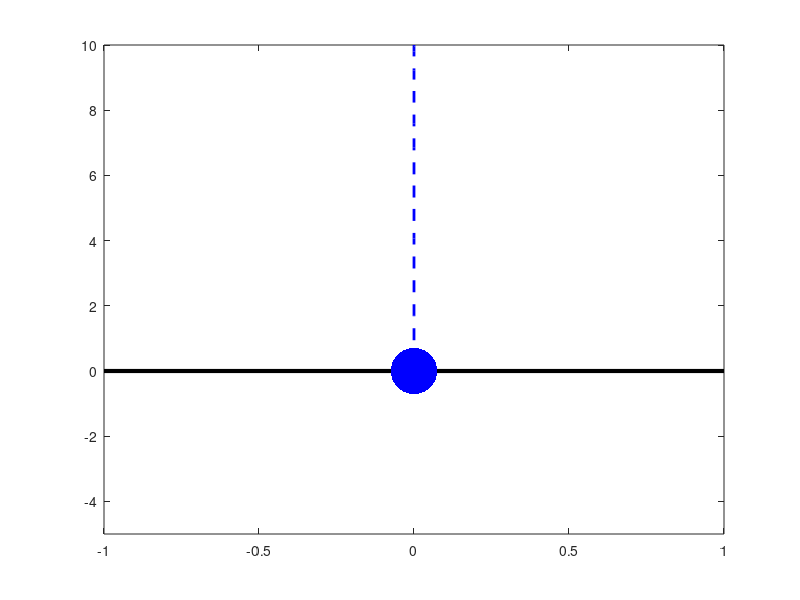

Source code (MATLAB):
function [t,z,te,ze] = integrator_events(z0) 
% Numerical integration with integrator events
% z0 = [x0, xdot0, y0, ydot0] - initial conditions

if ~exist('z0','var') || isempty(z0)
    z0 = [0,0,10,0];  %initial conditions
end

%define constants
g = 9.81;   %m/s^2  acceleration due to graivty

    function dz = particle_in_gravity_eom(~,z)
        %z = [x,xdot,y,ydot]
        dz = [z(2); 0; z(4); -g];
    end

    function [value,isterminal,direction] = article_in_gravity_event(~,z)
        %z = [x,xdot,y,ydot]
        % this will be zero when the mass has a height of 0:
        value = z(3); 
        isterminal = 1; %we wish to stop the integration at this point
        %direction = 1; %trigger increasing events
        direction = -1; %trigger decreasing events
    end

% set options
options = odeset('events',@article_in_gravity_event);
[t,z,te,ze] = ode45(@particle_in_gravity_eom,0:0.1:100,z0,options);

x = z(:,1);
y = z(:,3);

figure(1)
clf
plot([min([min(x),-1]),max([max(x), 1])],[0,0],'k', 'Linewidth',3)
hold on
ylim([-1,y(1)])
p = plot(x(1), y(1), '.b','MarkerSize', 100);
traj = plot(x(1),y(1), 'b--', 'Linewidth',2);

for j=2:length(y)
    set(p,'XData', x(j), 'YData', y(j))
    set(traj,'XData', x(1:j), 'YData', y(1:j))
    pause(t(j)-t(j-1))
    ylim([min([-1,y(j)-5]),y(1)])
end

end